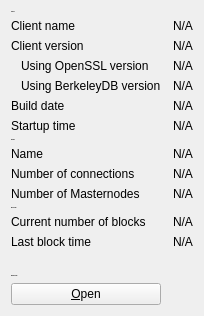
     <widget class="QWidget" name="tab_info">
      <attribute name="title">
       <string>&amp;Information</string>
      </attribute>
      <layout class="QGridLayout" name="gridLayout" columnstretch="0,0">
       <property name="horizontalSpacing">
        <number>12</number>
       </property>
       <item row="0" column="0">
        <widget class="QLabel" name="generalHeader">
         <property name="font">
          <font>
           <family>Arial</family>
           <pointsize>-1</pointsize>
           <weight>75</weight>
           <bold>true</bold>
          </font>
         </property>
         <property name="text">
          <string>General</string>
         </property>
        </widget>
       </item>
       <item row="1" column="0">
        <widget class="QLabel" name="clientNameLabel">
         <property name="text">
          <string>Client name</string>
         </property>
        </widget>
       </item>
       <item row="1" column="1">
        <widget class="QLabel" name="clientName">
         <property name="cursor">
          <cursorShape>IBeamCursor</cursorShape>
         </property>
         <property name="text">
          <string>N/A</string>
         </property>
         <property name="textFormat">
          <enum>Qt::PlainText</enum>
         </property>
         <property name="textInteractionFlags">
          <set>Qt::LinksAccessibleByMouse|Qt::TextSelectableByKeyboard|Qt::TextSelectableByMouse</set>
         </property>
        </widget>
       </item>
       <item row="2" column="0">
        <widget class="QLabel" name="clientVersionLabel">
         <property name="text">
          <string>Client version</string>
         </property>
        </widget>
       </item>
       <item row="2" column="1">
        <widget class="QLabel" name="clientVersion">
         <property name="cursor">
          <cursorShape>IBeamCursor</cursorShape>
         </property>
         <property name="text">
          <string>N/A</string>
         </property>
         <property name="textFormat">
          <enum>Qt::PlainText</enum>
         </property>
         <property name="textInteractionFlags">
          <set>Qt::LinksAccessibleByMouse|Qt::TextSelectableByKeyboard|Qt::TextSelectableByMouse</set>
         </property>
        </widget>
       </item>
       <item row="3" column="0">
        <widget class="QLabel" name="openSSLVersionLabel">
         <property name="text">
          <string>Using OpenSSL version</string>
         </property>
         <property name="indent">
          <number>10</number>
         </property>
        </widget>
       </item>
       <item row="3" column="1">
        <widget class="QLabel" name="openSSLVersion">
         <property name="cursor">
          <cursorShape>IBeamCursor</cursorShape>
         </property>
         <property name="text">
          <string>N/A</string>
         </property>
         <property name="textFormat">
          <enum>Qt::PlainText</enum>
         </property>
         <property name="textInteractionFlags">
          <set>Qt::LinksAccessibleByMouse|Qt::TextSelectableByKeyboard|Qt::TextSelectableByMouse</set>
         </property>
        </widget>
       </item>
       <item row="4" column="0">
        <widget class="QLabel" name="berkeleyDBVersionLabel">
         <property name="text">
          <string>Using BerkeleyDB version</string>
         </property>
         <property name="indent">
          <number>10</number>
         </property>
        </widget>
       </item>
       <item row="4" column="1">
        <widget class="QLabel" name="berkeleyDBVersion">
         <property name="cursor">
          <cursorShape>IBeamCursor</cursorShape>
         </property>
         <property name="text">
          <string>N/A</string>
         </property>
         <property name="textFormat">
          <enum>Qt::PlainText</enum>
         </property>
         <property name="textInteractionFlags">
          <set>Qt::LinksAccessibleByMouse|Qt::TextSelectableByKeyboard|Qt::TextSelectableByMouse</set>
         </property>
        </widget>
       </item>
       <item row="5" column="0">
        <widget class="QLabel" name="buildDateLabel">
         <property name="text">
          <string>Build date</string>
         </property>
        </widget>
       </item>
       <item row="5" column="1">
        <widget class="QLabel" name="buildDate">
         <property name="cursor">
          <cursorShape>IBeamCursor</cursorShape>
         </property>
         <property name="text">
          <string>N/A</string>
         </property>
         <property name="textFormat">
          <enum>Qt::PlainText</enum>
         </property>
         <property name="textInteractionFlags">
          <set>Qt::LinksAccessibleByMouse|Qt::TextSelectableByKeyboard|Qt::TextSelectableByMouse</set>
         </property>
        </widget>
       </item>
       <item row="6" column="0">
        <widget class="QLabel" name="startupTimeLabel">
         <property name="text">
          <string>Startup time</string>
         </property>
        </widget>
       </item>
       <item row="6" column="1">
        <widget class="QLabel" name="startupTime">
         <property name="cursor">
          <cursorShape>IBeamCursor</cursorShape>
         </property>
         <property name="text">
          <string>N/A</string>
         </property>
         <property name="textFormat">
          <enum>Qt::PlainText</enum>
         </property>
         <property name="textInteractionFlags">
          <set>Qt::LinksAccessibleByMouse|Qt::TextSelectableByKeyboard|Qt::TextSelectableByMouse</set>
         </property>
        </widget>
       </item>
       <item row="7" column="0">
        <widget class="QLabel" name="networkHeader">
         <property name="font">
          <font>
           <family>Arial</family>
           <pointsize>-1</pointsize>
           <weight>75</weight>
           <bold>true</bold>
          </font>
         </property>
         <property name="text">
          <string>Network</string>
         </property>
        </widget>
       </item>
       <item row="8" column="0">
        <widget class="QLabel" name="networkNameLabel">
         <property name="text">
          <string>Name</string>
         </property>
        </widget>
       </item>
       <item row="8" column="1">
        <widget class="QLabel" name="networkName">
         <property name="cursor">
          <cursorShape>IBeamCursor</cursorShape>
         </property>
         <property name="text">
          <string>N/A</string>
         </property>
         <property name="textFormat">
          <enum>Qt::PlainText</enum>
         </property>
         <property name="textInteractionFlags">
          <set>Qt::LinksAccessibleByMouse|Qt::TextSelectableByKeyboard|Qt::TextSelectableByMouse</set>
         </property>
        </widget>
       </item>
       <item row="9" column="0">
        <widget class="QLabel" name="numberOfConnectionsLabel">
         <property name="text">
          <string>Number of connections</string>
         </property>
        </widget>
       </item>
       <item row="9" column="1">
        <widget class="QLabel" name="numberOfConnections">
         <property name="cursor">
          <cursorShape>IBeamCursor</cursorShape>
         </property>
         <property name="text">
          <string>N/A</string>
         </property>
         <property name="textFormat">
          <enum>Qt::PlainText</enum>
         </property>
         <property name="textInteractionFlags">
          <set>Qt::LinksAccessibleByMouse|Qt::TextSelectableByKeyboard|Qt::TextSelectableByMouse</set>
         </property>
        </widget>
       </item>
       <item row="10" column="0">
        <widget class="QLabel" name="masternodeCountLabel">
         <property name="text">
          <string>Number of Masternodes</string>
         </property>
        </widget>
       </item>
       <item row="10" column="1">
        <widget class="QLabel" name="masternodeCount">
         <property name="text">
          <string>N/A</string>
         </property>
        </widget>
       </item>
       <item row="11" column="0">
        <widget class="QLabel" name="blockchainHeader">
         <property name="font">
          <font>
           <family>Arial</family>
           <pointsize>-1</pointsize>
           <weight>75</weight>
           <bold>true</bold>
          </font>
         </property>
         <property name="text">
          <string>Block chain</string>
         </property>
        </widget>
       </item>
       <item row="12" column="0">
        <widget class="QLabel" name="numberOfBlocksLabel">
         <property name="text">
          <string>Current number of blocks</string>
         </property>
        </widget>
       </item>
       <item row="12" column="1">
        <widget class="QLabel" name="numberOfBlocks">
         <property name="cursor">
          <cursorShape>IBeamCursor</cursorShape>
         </property>
         <property name="text">
          <string>N/A</string>
         </property>
         <property name="textFormat">
          <enum>Qt::PlainText</enum>
         </property>
         <property name="textInteractionFlags">
          <set>Qt::LinksAccessibleByMouse|Qt::TextSelectableByKeyboard|Qt::TextSelectableByMouse</set>
         </property>
        </widget>
       </item>
       <item row="13" column="0">
        <widget class="QLabel" name="lastBlockTimeLabel">
         <property name="text">
          <string>Last block time</string>
         </property>
        </widget>
       </item>
       <item row="13" column="1">
        <widget class="QLabel" name="lastBlockTime">
         <property name="cursor">
          <cursorShape>IBeamCursor</cursorShape>
         </property>
         <property name="text">
          <string>N/A</string>
         </property>
         <property name="textFormat">
          <enum>Qt::PlainText</enum>
         </property>
         <property name="textInteractionFlags">
          <set>Qt::LinksAccessibleByMouse|Qt::TextSelectableByKeyboard|Qt::TextSelectableByMouse</set>
         </property>
        </widget>
       </item>
       <item row="14" column="0">
        <spacer name="verticalSpacer_2">
         <property name="orientation">
          <enum>Qt::Vertical</enum>
         </property>
         <property name="sizeHint" stdset="0">
          <size>
           <width>20</width>
           <height>20</height>
          </size>
         </property>
        </spacer>
       </item>
       <item row="15" column="0">
        <widget class="QLabel" name="debugLogFileHeader">
         <property name="font">
          <font>
           <family>Arial</family>
           <pointsize>-1</pointsize>
           <weight>75</weight>
           <bold>true</bold>
          </font>
         </property>
         <property name="text">
          <string>Debug log file</string>
         </property>
        </widget>
       </item>
       <item row="16" column="0">
        <widget class="QPushButton" name="openDebugLogfileButton">
         <property name="toolTip">
          <string>Open the THRILL debug log file from the current data directory. This can take a few seconds for large log files.</string>
         </property>
         <property name="text">
          <string>&amp;Open</string>
         </property>
         <property name="autoDefault">
          <bool>false</bool>
         </property>
        </widget>
       </item>
      </layout>
     </widget>
